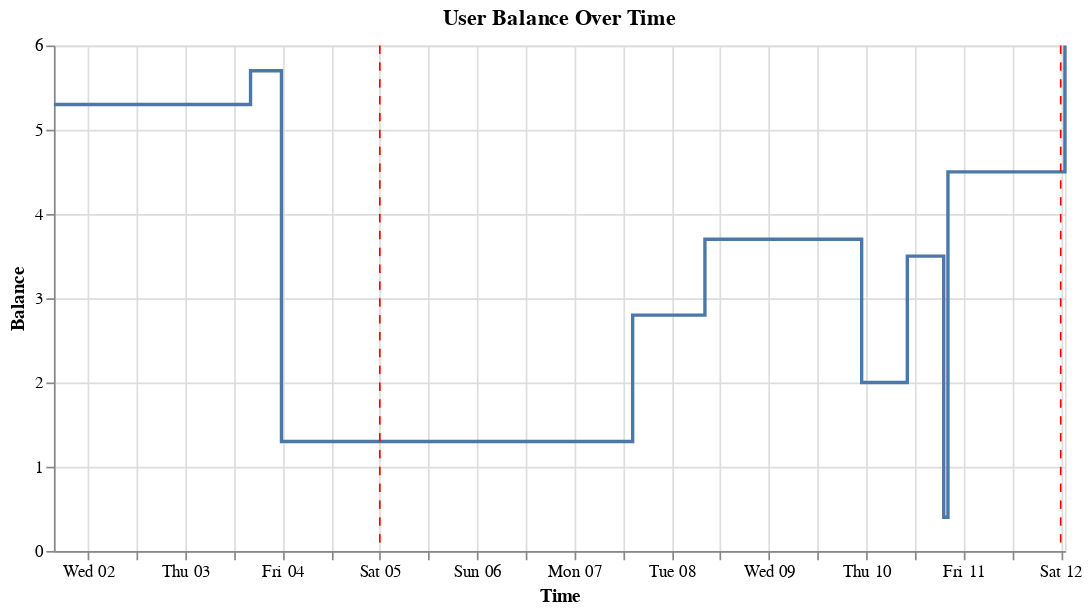

The cell this chart's notebook holds for it:
### Code cell
import altair as alt
import pandas as pd

# Convert the Unix timestamps to datetime objects for easier plotting
timestamps = [pd.to_datetime(twab['timestamp'], unit='s') for twab in userTwabs]
balances = [twab['amount'] for twab in userTwabs]

# Create a dataframe from the timestamps and balances
df = pd.DataFrame({'Time': timestamps, 'Balance': balances})

# Create the base line chart
base = alt.Chart(df).mark_line(interpolate='step-after').encode(
    x= alt.X('Time:T', axis=alt.Axis(format='%a %d', title='Time')),
    y='Balance:Q'
).properties(
    title='User Balance Over Time',
    width=600
)

# Add vertical dashed lines for the start and end times of the raffle
start_time = pd.to_datetime(startTime, unit='s')
end_time = pd.to_datetime(endTime, unit='s')
start_line = alt.Chart(pd.DataFrame({'Time': [start_time]})).mark_rule(color='red', strokeDash=[5,5]).encode(x='Time:T')
end_line = alt.Chart(pd.DataFrame({'Time': [end_time]})).mark_rule(color='red', strokeDash=[5,5]).encode(x='Time:T')

# Combine the line chart and the vertical lines
chart = alt.layer(base, start_line, end_line)

# Display the chart
chart

### Figure 1 — Vega-Lite specification as saved in the notebook (floating-point values rounded to 4 significant figures)
{"config": {"view": {"continuousWidth": 300, "continuousHeight": 300}}, "layer": [{"data": {"name": "data-873a35d2b800af112916fd1e0901a090"}, "mark": {"type": "line", "interpolate": "step-after"}, "encoding": {"x": {"axis": {"format": "%a %d", "title": "Time"}, "field": "Time", "type": "temporal"}, "y": {"field": "Balance", "type": "quantitative"}}, "title": "User Balance Over Time"}, {"data": {"name": "data-19847f7dde9288eca6b0edb0dd3bd154"}, "mark": {"type": "rule", "color": "red", "strokeDash": [5, 5]}, "encoding": {"x": {"field": "Time", "type": "temporal"}}}, {"data": {"name": "data-dc0d7caf0eb7cc5a3400ac3f4977dbcb"}, "mark": {"type": "rule", "color": "red", "strokeDash": [5, 5]}, "encoding": {"x": {"field": "Time", "type": "temporal"}}}], "width": 600, "$schema": "https://vega.github.io/schema/vega-lite/v5.8.0.json", "datasets": {"data-873a35d2b800af112916fd1e0901a090": [{"Time": "2023-08-02T03:35:38", "Balance": 5.3}, {"Time": "2023-08-04T04:06:23", "Balance": 5.7}, {"Time": "2023-08-04T11:44:00", "Balance": 1.3}, {"Time": "2023-08-08T02:22:55", "Balance": 2.8}, {"Time": "2023-08-08T20:13:01", "Balance": 3.7}, {"Time": "2023-08-10T10:53:09", "Balance": 2.0}, {"Time": "2023-08-10T22:09:08", "Balance": 3.5}, {"Time": "2023-08-11T07:08:31", "Balance": 0.4}, {"Time": "2023-08-11T08:10:38", "Balance": 4.5}, {"Time": "2023-08-12T13:02:11", "Balance": 6.0}], "data-19847f7dde9288eca6b0edb0dd3bd154": [{"Time": "2023-08-05T12:00:00"}], "data-dc0d7caf0eb7cc5a3400ac3f4977dbcb": [{"Time": "2023-08-12T12:00:00"}]}}
